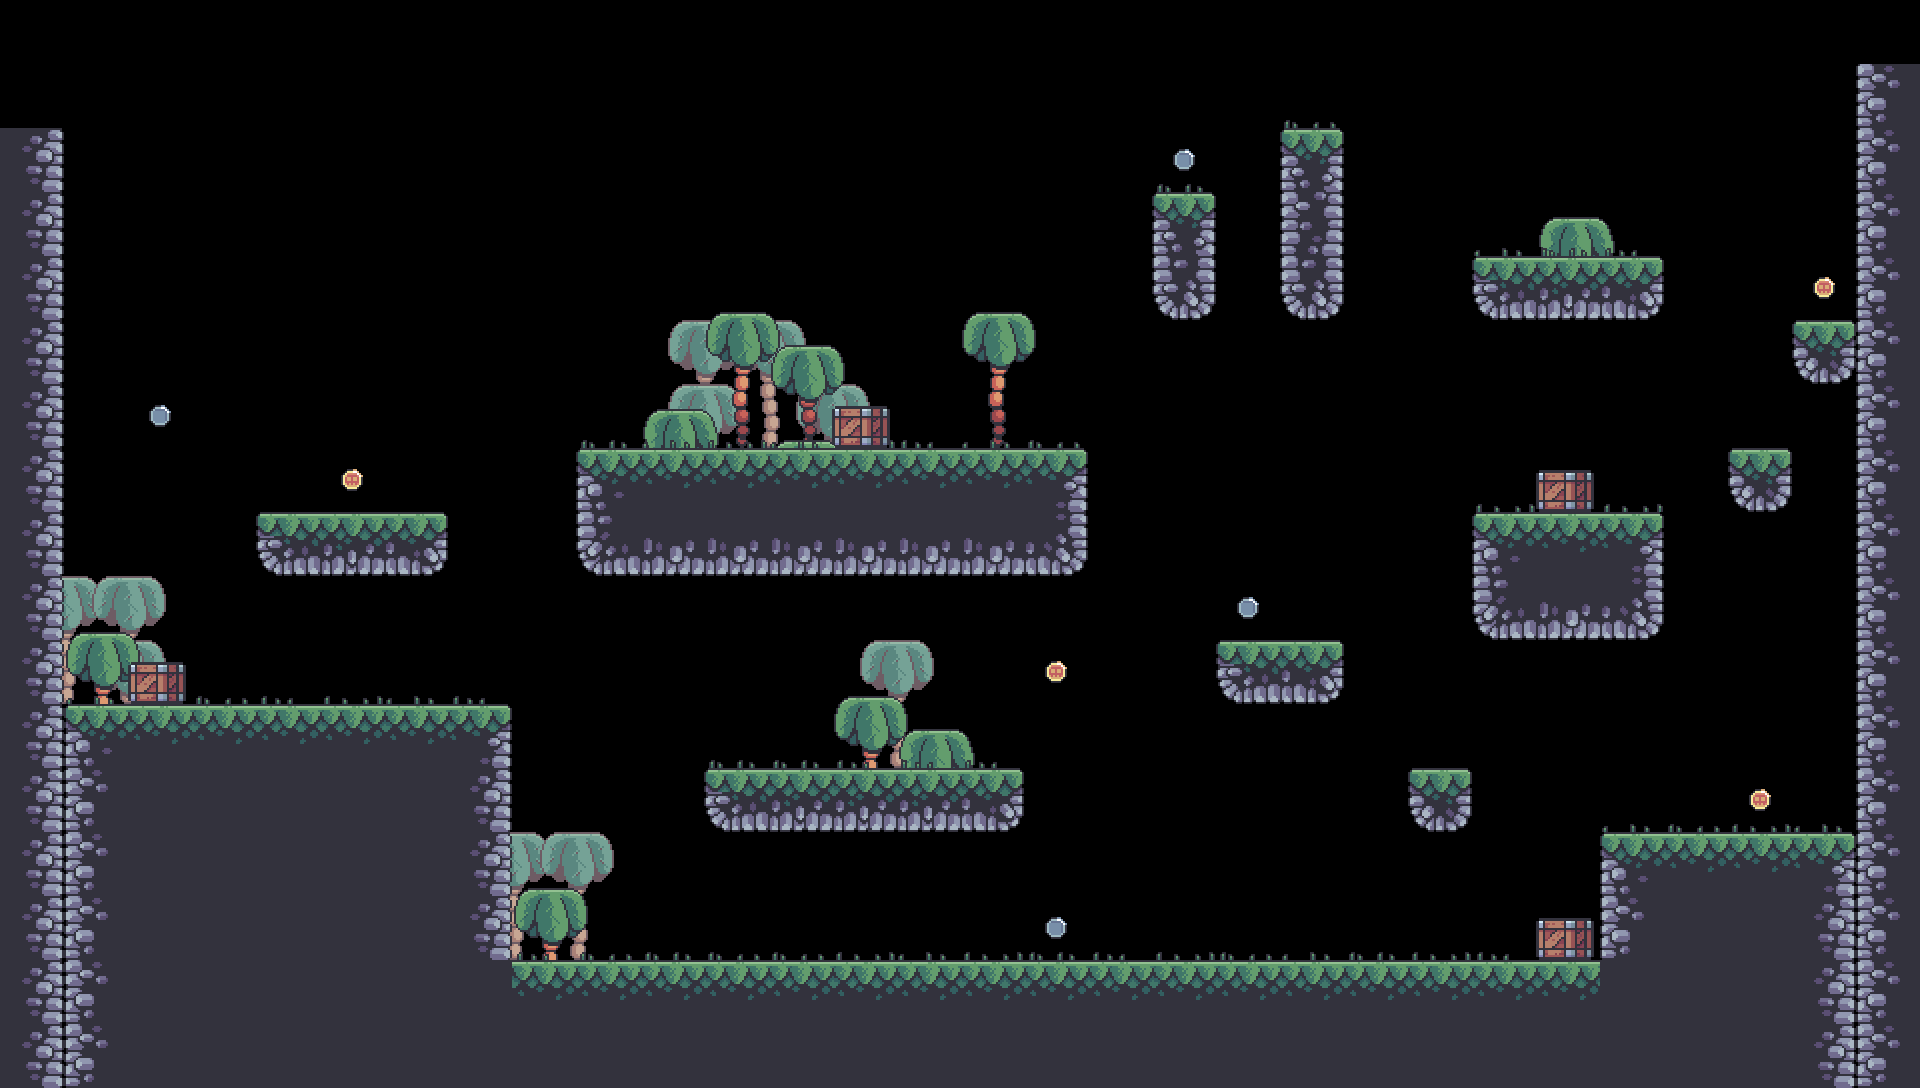

Below is a game level as drawn by its tile map, then a one-line description and the .tmx file that defines it, in full:
An orthogonal 30x17 tile map with 64x64 px tiles, 6 tile layers (palm_bg, palm_fg, terrain, grass, ...), 7 tilesets.

<map version="1.10" tiledversion="1.10.1" orientation="orthogonal" renderorder="right-down" width="30" height="17" tilewidth="64" tileheight="64" infinite="0" nextlayerid="8" nextobjectid="1">
 <tileset firstgid="1" source="../tilesets/crate.tsx" />
 <tileset firstgid="2" source="../tilesets/grass.tsx" />
 <tileset firstgid="7" source="../tilesets/palm_bg.tsx" />
 <tileset firstgid="11" source="../tilesets/palm_fg.tsx" />
 <tileset firstgid="19" source="../tilesets/power.tsx" />
 <tileset firstgid="21" source="../tilesets/setup_tile.tsx" />
 <tileset firstgid="21" source="../tilesets/terrain_tiles.tsx" />
 <layer id="5" name="palm_bg" width="30" height="17">
  <data encoding="csv">
0,0,0,0,0,0,0,0,0,0,0,0,0,0,0,0,0,0,0,0,0,0,0,0,0,0,0,0,0,0,
0,0,0,0,0,0,0,0,0,0,0,0,0,0,0,0,0,0,0,0,0,0,0,0,0,0,0,0,0,0,
0,0,0,0,0,0,0,0,0,0,0,0,0,0,0,0,0,0,0,0,0,0,0,0,0,0,0,0,0,0,
0,0,0,0,0,0,0,0,0,0,0,0,0,0,0,0,0,0,0,0,0,0,0,0,0,0,0,0,0,0,
0,0,0,0,0,0,0,0,0,0,0,0,0,0,0,0,0,0,0,0,0,0,0,0,0,0,0,0,0,0,
0,0,0,0,0,0,0,0,0,0,0,0,0,0,0,0,0,0,0,0,0,0,0,0,0,0,0,0,0,0,
0,0,0,0,0,0,0,0,0,0,7,7,0,0,0,0,0,0,0,0,0,0,0,0,0,0,0,0,0,0,
0,0,0,0,0,0,0,0,0,0,7,0,7,0,0,0,0,0,0,0,0,0,0,0,0,0,0,0,0,0,
0,0,0,0,0,0,0,0,0,0,0,0,0,0,0,0,0,0,0,0,0,0,0,0,0,0,0,0,0,0,
0,0,0,0,0,0,0,0,0,0,0,0,0,0,0,0,0,0,0,0,0,0,0,0,0,0,0,0,0,0,
7,7,0,0,0,0,0,0,0,0,0,0,0,0,0,0,0,0,0,0,0,0,0,0,0,0,0,0,0,0,
0,7,0,0,0,0,0,0,0,0,0,0,0,7,0,0,0,0,0,0,0,0,0,0,0,0,0,0,0,0,
0,0,0,0,0,0,0,0,0,0,0,0,0,0,0,0,0,0,0,0,0,0,0,0,0,0,0,0,0,0,
0,0,0,0,0,0,0,0,0,0,0,0,0,0,0,0,0,0,0,0,0,0,0,0,0,0,0,0,0,0,
0,0,0,0,0,0,0,7,7,0,0,0,0,0,0,0,0,0,0,0,0,0,0,0,0,0,0,0,0,0,
0,0,0,0,0,0,0,0,0,0,0,0,0,0,0,0,0,0,0,0,0,0,0,0,0,0,0,0,0,0,
0,0,0,0,0,0,0,0,0,0,0,0,0,0,0,0,0,0,0,0,0,0,0,0,0,0,0,0,0,0
</data>
 </layer>
 <layer id="4" name="palm_fg" width="30" height="17">
  <data encoding="csv">
0,0,0,0,0,0,0,0,0,0,0,0,0,0,0,0,0,0,0,0,0,0,0,0,0,0,0,0,0,0,
0,0,0,0,0,0,0,0,0,0,0,0,0,0,0,0,0,0,0,0,0,0,0,0,0,0,0,0,0,0,
0,0,0,0,0,0,0,0,0,0,0,0,0,0,0,0,0,0,0,0,0,0,0,0,0,0,0,0,0,0,
0,0,0,0,0,0,0,0,0,0,0,0,0,0,0,0,0,0,0,0,0,0,0,0,0,0,0,0,0,0,
0,0,0,0,0,0,0,0,0,0,0,0,0,0,0,0,0,0,0,0,0,0,0,0,16,0,0,0,0,0,
0,0,0,0,0,0,0,0,0,0,0,0,0,0,0,0,0,0,0,0,0,0,0,0,0,0,0,0,0,0,
0,0,0,0,0,0,0,0,0,0,0,11,15,0,0,11,0,0,0,0,0,0,0,0,0,0,0,0,0,0,
0,0,0,0,0,0,0,0,0,0,16,0,0,0,0,0,0,0,0,0,0,0,0,0,0,0,0,0,0,0,
0,0,0,0,0,0,0,0,0,0,0,0,11,0,0,0,0,0,0,0,0,0,0,0,0,0,0,0,0,0,
0,0,0,0,0,0,0,0,0,0,0,0,0,0,0,0,0,0,0,0,0,0,0,0,0,0,0,0,0,0,
0,0,0,0,0,0,0,0,0,0,0,0,0,0,0,0,0,0,0,0,0,0,0,0,0,0,0,0,0,0,
0,11,0,0,0,0,0,0,0,0,0,0,0,0,0,0,0,0,0,0,0,0,0,0,0,0,0,0,0,0,
0,0,0,0,0,0,0,0,0,0,0,0,0,11,16,0,0,0,0,0,0,0,0,0,0,0,0,0,0,0,
0,0,0,0,0,0,0,0,0,0,0,0,0,0,0,0,0,0,0,0,0,0,0,0,0,0,0,0,0,0,
0,0,0,0,0,0,0,0,0,0,0,0,0,0,0,0,0,0,0,0,0,0,0,0,0,0,0,0,0,0,
0,0,0,0,0,0,0,0,11,0,0,0,0,0,0,0,0,0,0,0,0,0,0,0,0,0,0,0,0,0,
0,0,16,0,0,0,0,0,0,0,0,0,0,0,0,0,0,0,0,0,0,0,0,0,0,0,0,0,0,0
</data>
 </layer>
 <layer id="1" name="terrain" width="30" height="17">
  <data encoding="csv">
0,0,0,0,0,0,0,0,0,0,0,0,0,0,0,0,0,0,0,0,0,0,0,0,0,0,0,0,0,0,
0,0,0,0,0,0,0,0,0,0,0,0,0,0,0,0,0,0,0,0,0,0,0,0,0,0,0,0,0,25,
27,0,0,0,0,0,0,0,0,0,0,0,0,0,0,0,0,0,0,0,24,0,0,0,0,0,0,0,0,25,
27,0,0,0,0,0,0,0,0,0,0,0,0,0,0,0,0,0,24,0,28,0,0,0,0,0,0,0,0,25,
27,0,0,0,0,0,0,0,0,0,0,0,0,0,0,0,0,0,32,0,32,0,0,33,34,35,0,0,0,25,
27,0,0,0,0,0,0,0,0,0,0,0,0,0,0,0,0,0,0,0,0,0,0,0,0,0,0,0,36,25,
27,0,0,0,0,0,0,0,0,0,0,0,0,0,0,0,0,0,0,0,0,0,0,0,0,0,0,0,0,25,
27,0,0,0,0,0,0,0,0,21,22,22,22,22,22,22,23,0,0,0,0,0,0,0,0,0,0,36,0,25,
27,0,0,0,33,34,35,0,0,29,30,30,30,30,30,30,31,0,0,0,0,0,0,21,22,23,0,0,0,25,
27,0,0,0,0,0,0,0,0,0,0,0,0,0,0,0,0,0,0,0,0,0,0,29,30,31,0,0,0,25,
27,0,0,0,0,0,0,0,0,0,0,0,0,0,0,0,0,0,0,33,35,0,0,0,0,0,0,0,0,25,
27,21,22,22,22,22,22,23,0,0,0,0,0,0,0,0,0,0,0,0,0,0,0,0,0,0,0,0,0,25,
27,25,26,26,26,26,26,27,0,0,0,33,34,34,34,35,0,0,0,0,0,0,36,0,0,0,0,0,0,25,
27,25,26,26,26,26,26,27,0,0,0,0,0,0,0,0,0,0,0,0,0,0,0,0,0,21,22,22,23,25,
27,25,26,26,26,26,26,27,0,0,0,0,0,0,0,0,0,0,0,0,0,0,0,0,0,25,26,26,27,25,
27,25,26,26,26,26,26,26,22,22,22,22,22,22,22,22,22,22,22,22,22,22,22,22,22,26,26,26,27,25,
27,25,26,26,26,26,26,26,26,26,26,26,26,26,26,26,26,26,26,26,26,26,26,26,26,26,26,26,27,25
</data>
 </layer>
 <layer id="3" name="grass" width="30" height="17">
  <data encoding="csv">
0,0,0,0,0,0,0,0,0,0,0,0,0,0,0,0,0,0,0,0,0,0,0,0,0,0,0,0,0,0,
0,0,0,0,0,0,0,0,0,0,0,0,0,0,0,0,0,0,0,0,3,0,0,0,0,0,0,0,0,0,
0,0,0,0,0,0,0,0,0,0,0,0,0,0,0,0,0,0,4,0,0,0,0,0,0,0,0,0,0,0,
0,0,0,0,0,0,0,0,0,0,0,0,0,0,0,0,0,0,0,0,0,0,0,2,4,5,0,0,0,0,
0,0,0,0,0,0,0,0,0,0,0,0,0,0,0,0,0,0,0,0,0,0,0,0,0,0,0,0,0,0,
0,0,0,0,0,0,0,0,0,0,0,0,0,0,0,0,0,0,0,0,0,0,0,0,0,0,0,0,0,0,
0,0,0,0,0,0,0,0,0,4,2,6,2,6,5,2,3,0,0,0,0,0,0,0,0,0,0,0,0,0,
0,0,0,0,0,0,0,0,0,0,0,0,0,0,0,0,0,0,0,0,0,0,0,6,4,6,0,0,0,0,
0,0,0,0,0,0,0,0,0,0,0,0,0,0,0,0,0,0,0,0,0,0,0,0,0,0,0,0,0,0,
0,0,0,0,0,0,0,0,0,0,0,0,0,0,0,0,0,0,0,0,0,0,0,0,0,0,0,0,0,0,
0,2,4,3,5,6,2,5,0,0,0,0,0,0,0,0,0,0,0,0,0,0,0,0,0,0,0,0,0,0,
0,0,0,0,0,0,0,0,0,0,0,4,4,5,5,5,0,0,0,0,0,0,0,0,0,0,0,0,0,0,
0,0,0,0,0,0,0,0,0,0,0,0,0,0,0,0,0,0,0,0,0,0,0,0,0,2,3,6,2,0,
0,0,0,0,0,0,0,0,0,0,0,0,0,0,0,0,0,0,0,0,0,0,0,0,0,0,0,0,0,0,
0,0,0,0,0,0,0,0,5,3,4,3,3,6,2,6,4,5,6,3,2,4,6,5,5,0,0,0,0,0,
0,0,0,0,0,0,0,0,0,0,0,0,0,0,0,0,0,0,0,0,0,0,0,0,0,0,0,0,0,0,
0,0,0,0,0,0,0,0,0,0,0,0,0,0,0,0,0,0,0,0,0,0,0,0,0,0,0,0,0,0
</data>
 </layer>
 <layer id="6" name="crate" width="30" height="17">
  <data encoding="csv">
0,0,0,0,0,0,0,0,0,0,0,0,0,0,0,0,0,0,0,0,0,0,0,0,0,0,0,0,0,0,
0,0,0,0,0,0,0,0,0,0,0,0,0,0,0,0,0,0,0,0,0,0,0,0,0,0,0,0,0,0,
0,0,0,0,0,0,0,0,0,0,0,0,0,0,0,0,0,0,0,0,0,0,0,0,0,0,0,0,0,0,
0,0,0,0,0,0,0,0,0,0,0,0,0,0,0,0,0,0,0,0,0,0,0,0,0,0,0,0,0,0,
0,0,0,0,0,0,0,0,0,0,0,0,0,0,0,0,0,0,0,0,0,0,0,0,0,0,0,0,0,0,
0,0,0,0,0,0,0,0,0,0,0,0,0,0,0,0,0,0,0,0,0,0,0,0,0,0,0,0,0,0,
0,0,0,0,0,0,0,0,0,0,0,0,0,1,0,0,0,0,0,0,0,0,0,0,0,0,0,0,0,0,
0,0,0,0,0,0,0,0,0,0,0,0,0,0,0,0,0,0,0,0,0,0,0,0,1,0,0,0,0,0,
0,0,0,0,0,0,0,0,0,0,0,0,0,0,0,0,0,0,0,0,0,0,0,0,0,0,0,0,0,0,
0,0,0,0,0,0,0,0,0,0,0,0,0,0,0,0,0,0,0,0,0,0,0,0,0,0,0,0,0,0,
0,0,1,0,0,0,0,0,0,0,0,0,0,0,0,0,0,0,0,0,0,0,0,0,0,0,0,0,0,0,
0,0,0,0,0,0,0,0,0,0,0,0,0,0,0,0,0,0,0,0,0,0,0,0,0,0,0,0,0,0,
0,0,0,0,0,0,0,0,0,0,0,0,0,0,0,0,0,0,0,0,0,0,0,0,0,0,0,0,0,0,
0,0,0,0,0,0,0,0,0,0,0,0,0,0,0,0,0,0,0,0,0,0,0,0,0,0,0,0,0,0,
0,0,0,0,0,0,0,0,0,0,0,0,0,0,0,0,0,0,0,0,0,0,0,0,1,0,0,0,0,0,
0,0,0,0,0,0,0,0,0,0,0,0,0,0,0,0,0,0,0,0,0,0,0,0,0,0,0,0,0,0,
0,0,0,0,0,0,0,0,0,0,0,0,0,0,0,0,0,0,0,0,0,0,0,0,0,0,0,0,0,0
</data>
 </layer>
 <layer id="7" name="power" width="30" height="17">
  <data encoding="csv">
0,0,0,0,0,0,0,0,0,0,0,0,0,0,0,0,0,0,0,0,0,0,0,0,0,0,0,0,0,0,
0,0,0,0,0,0,0,0,0,0,0,0,0,0,0,0,0,0,0,0,0,0,0,0,0,0,0,0,0,0,
0,0,0,0,0,0,0,0,0,0,0,0,0,0,0,0,0,0,20,0,0,0,0,0,0,0,0,0,0,0,
0,0,0,0,0,0,0,0,0,0,0,0,0,0,0,0,0,0,0,0,0,0,0,0,0,0,0,0,0,0,
0,0,0,0,0,0,0,0,0,0,0,0,0,0,0,0,0,0,0,0,0,0,0,0,0,0,0,0,19,0,
0,0,0,0,0,0,0,0,0,0,0,0,0,0,0,0,0,0,0,0,0,0,0,0,0,0,0,0,0,0,
0,0,20,0,0,0,0,0,0,0,0,0,0,0,0,0,0,0,0,0,0,0,0,0,0,0,0,0,0,0,
0,0,0,0,0,19,0,0,0,0,0,0,0,0,0,0,0,0,0,0,0,0,0,0,0,0,0,0,0,0,
0,0,0,0,0,0,0,0,0,0,0,0,0,0,0,0,0,0,0,0,0,0,0,0,0,0,0,0,0,0,
0,0,0,0,0,0,0,0,0,0,0,0,0,0,0,0,0,0,0,20,0,0,0,0,0,0,0,0,0,0,
0,0,0,0,0,0,0,0,0,0,0,0,0,0,0,0,19,0,0,0,0,0,0,0,0,0,0,0,0,0,
0,0,0,0,0,0,0,0,0,0,0,0,0,0,0,0,0,0,0,0,0,0,0,0,0,0,0,0,0,0,
0,0,0,0,0,0,0,0,0,0,0,0,0,0,0,0,0,0,0,0,0,0,0,0,0,0,0,19,0,0,
0,0,0,0,0,0,0,0,0,0,0,0,0,0,0,0,0,0,0,0,0,0,0,0,0,0,0,0,0,0,
0,0,0,0,0,0,0,0,0,0,0,0,0,0,0,0,20,0,0,0,0,0,0,0,0,0,0,0,0,0,
0,0,0,0,0,0,0,0,0,0,0,0,0,0,0,0,0,0,0,0,0,0,0,0,0,0,0,0,0,0,
0,0,0,0,0,0,0,0,0,0,0,0,0,0,0,0,0,0,0,0,0,0,0,0,0,0,0,0,0,0
</data>
 </layer>
</map>
